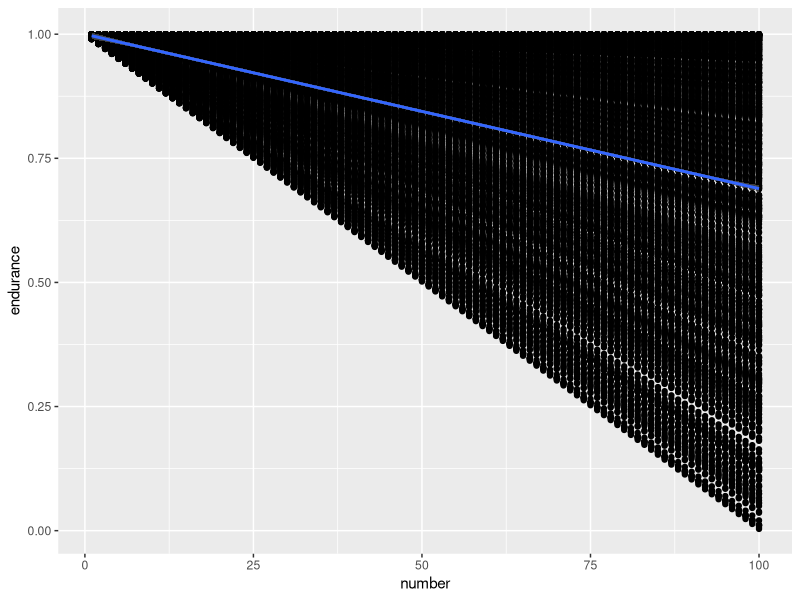
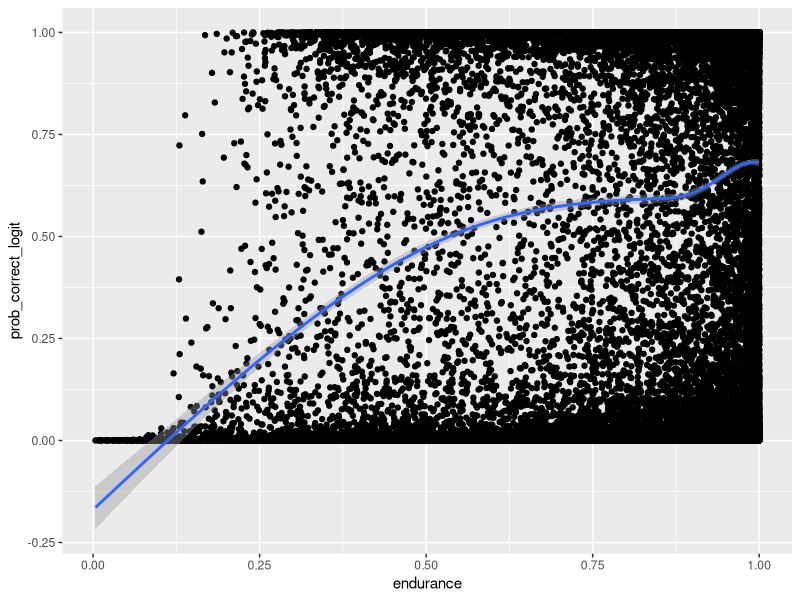
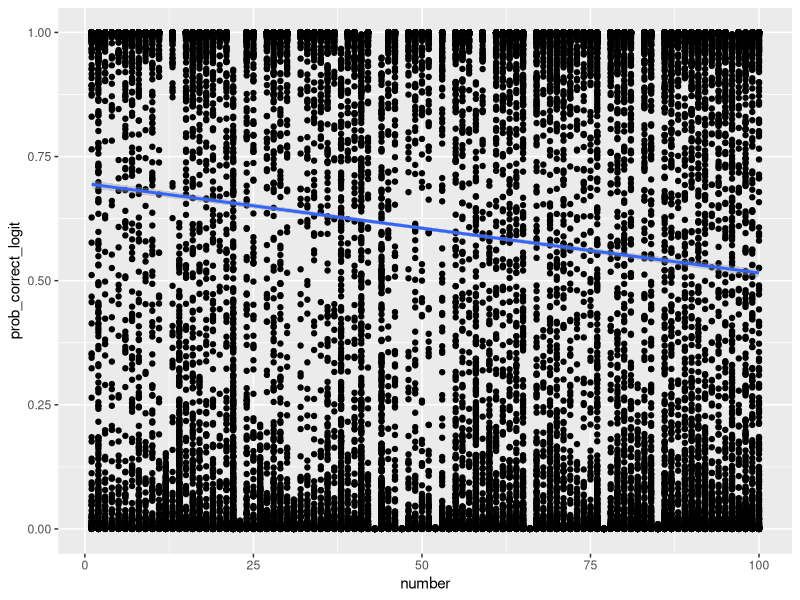
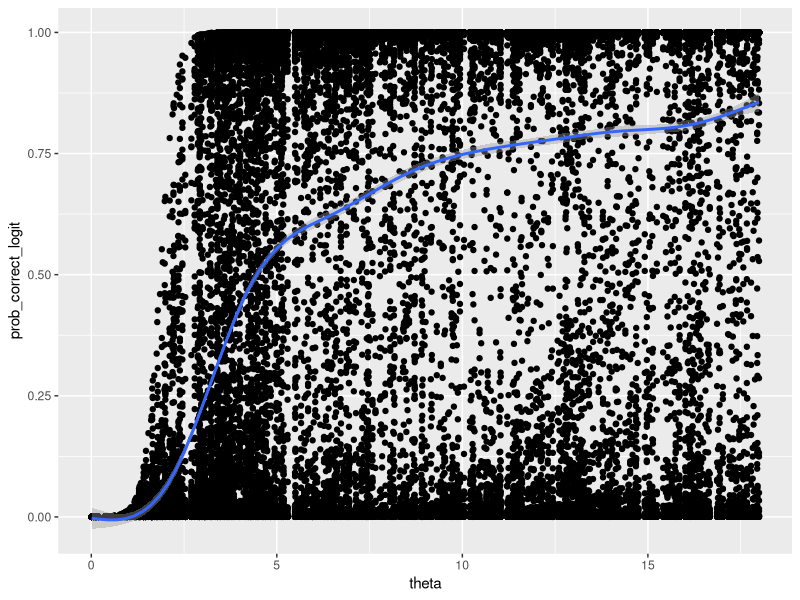
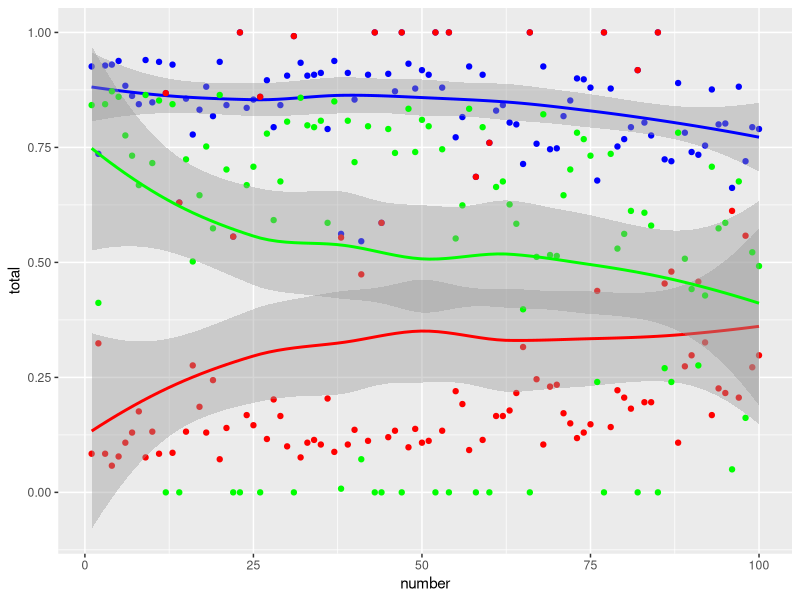
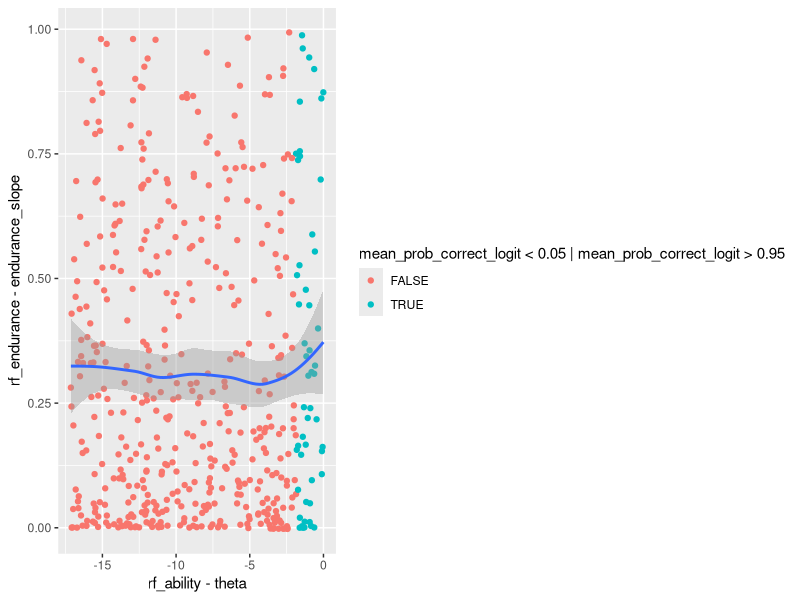
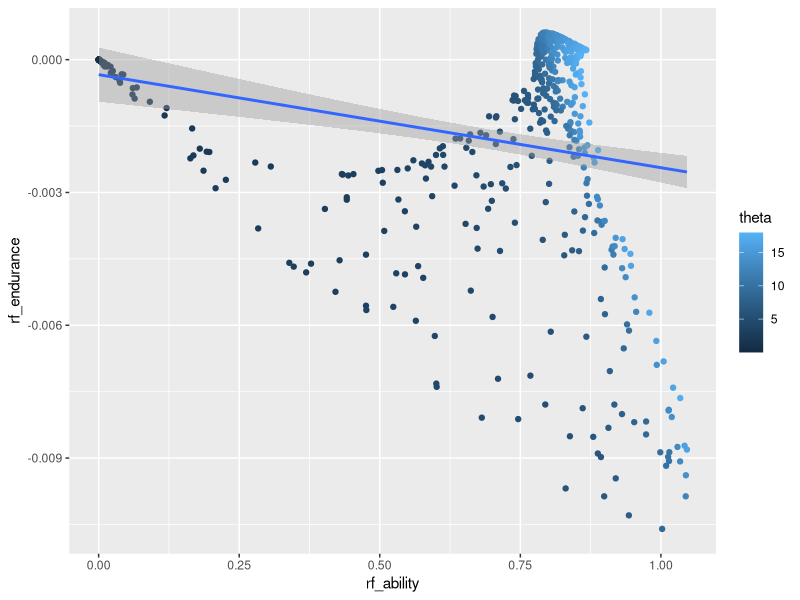
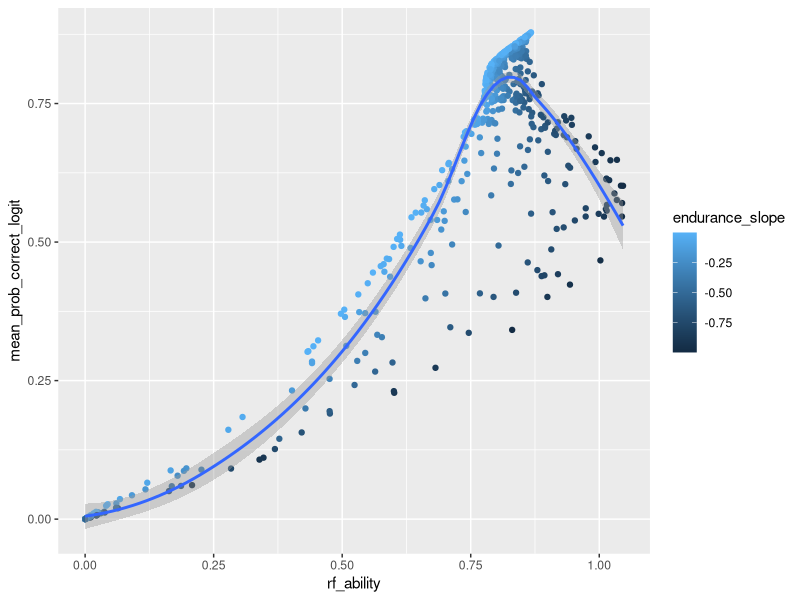

Reproduce these figures in R, in order.
## ---- chunk 1
library("tidyverse")
library("ggplot2")
## ---- chunk 2
P <- function(a, b, endurance, theta) {
  location <- -10
  utility_right <- a + b*endurance*theta
  exp(location+utility_right)/(exp(0)+exp(location+utility_right))
} 

linear_endurance <- function(number, max_value,  number_max, endurance_slope){
  return(max_value + endurance_slope*max_value*(number/number_max))
}
## ---- chunk 3
#Define simulation parameters.
number_max <- 100
max_value <- 1
n_students <- 500
utility_wrong <- 0

#Create data Structures 
items <- data.frame(
  number = 1:number_max,
  a = runif(1:number_max, 0, 1),
  b = 5*runif(1:number_max, 0, 1)
)

students <- data.frame(id = 1:n_students,
                       theta = runif(n_students, 0, 18),
                       endurance_slope = -runif(n_students, 0, 1)^2)

student_items <- merge(students, items)
## ---- chunk 4
for(i in 1:nrow(student_items)){
  
  student_items[i, "endurance"] <- with(student_items[i,], linear_endurance(number, max_value,
                      number_max,
                      endurance_slope))

  student_items[i, "prob_correct_logit"] <- with(student_items[i,],
                                               P(a, b, endurance,
                                                   theta))
}
## ---- chunk 5
ggplot(student_items, aes(number, endurance))+geom_point()+geom_smooth()
ggplot(student_items, aes(endurance, prob_correct_logit))+geom_point()+geom_smooth()
ggplot(student_items, aes(number, prob_correct_logit))+geom_point()+geom_smooth(method="lm")
ggplot(student_items, aes(theta, prob_correct_logit))+geom_point()+geom_smooth()
## ---- chunk 6
corners_df <- student_items %>% group_by(
  number
) %>%
  summarise(upperbound = mean(prob_correct_logit > 0.95),
            lowerbound = mean(prob_correct_logit < 0.05),
            total = upperbound+lowerbound) 

ggplot(corners_df, aes(number, total))+
  geom_point(color="blue")+
  geom_smooth(color="blue")+
  geom_point(color="red",  aes(y=lowerbound))+
  geom_smooth(color="red",  aes(y=lowerbound))+
  geom_point(color="green",  aes(y=upperbound))+
  geom_smooth(color="green",  aes(y=upperbound))


## ---- chunk 7
student_items <- student_items %>% group_by(id) %>%
  nest() %>%
  mutate(lm = map(data,  ~lm(prob_correct_logit~number, data = .x)),
         rf_endurance = map(lm, ~.x$coeff[2]),
         rf_ability = map(lm, ~.x$coeff[1]),
         mean_prob_correct_logit = map(data, ~mean(.x$prob_correct_logit)))  %>%
  select(-lm) %>%
  unnest(cols = c(data, rf_endurance, rf_ability, mean_prob_correct_logit))

students <- select(student_items, c(rf_endurance, rf_ability, mean_prob_correct_logit, id, theta, endurance_slope)) %>% unique()
## ---- chunk 8
ggplot(students, aes(rf_ability-theta, rf_endurance-endurance_slope))+geom_point(aes(color=mean_prob_correct_logit<0.05|mean_prob_correct_logit>0.95))+geom_smooth()

ggplot(students, aes(rf_ability, rf_endurance))+geom_point(aes(color=theta))+geom_smooth(method="lm")

ggplot(students, aes(rf_ability, mean_prob_correct_logit))+geom_point(aes(color=endurance_slope))+geom_smooth()
## ---- chunk 9
ggplot(student_items, aes(endurance_slope, rf_endurance))+geom_point(aes(color=theta))+geom_smooth()
## ---- chunk 10
ggplot(student_items, aes(theta, rf_ability))+geom_point(aes(color=endurance_slope))+geom_smooth()

ggplot(student_items, aes(theta, rf_ability))+geom_point(aes(color=endurance_slope))+geom_smooth()
